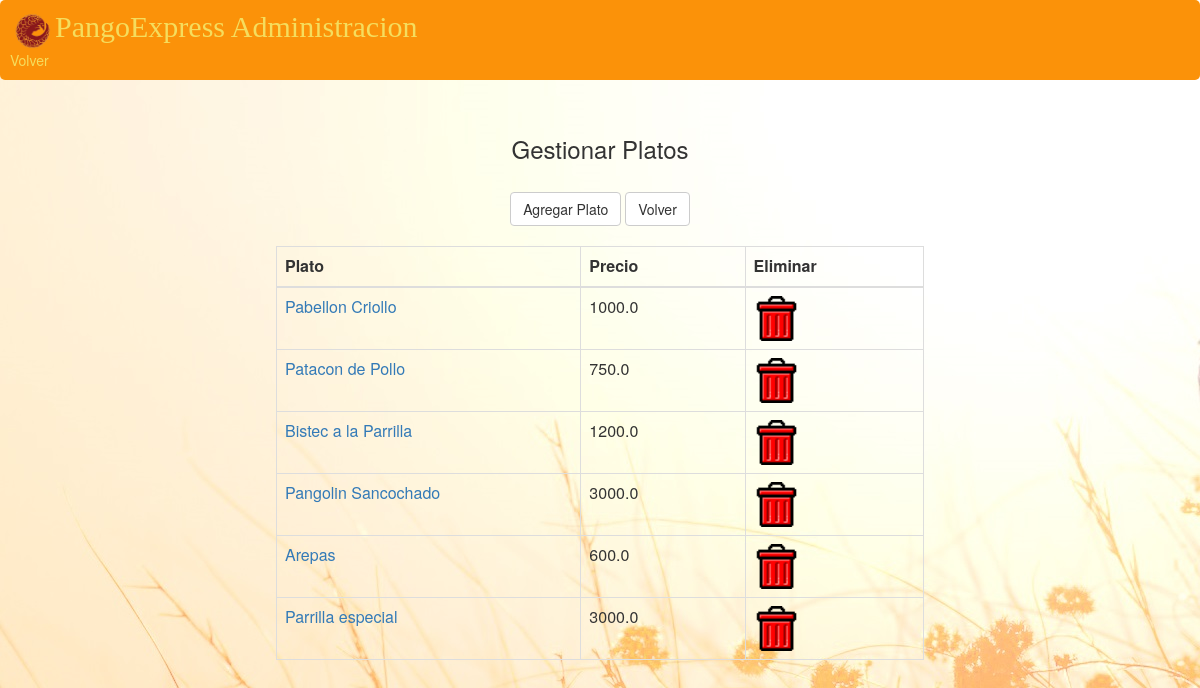
Screenshot of /administracion/gestionar_platos/ with the database file from the repository.
### menu/models.py (models this page shows, shortened)
class PLATO(models.Model):
    id = models.AutoField(primary_key=True)
    establecimiento = models.ForeignKey(RESTAURANT, null = True)
    nombre = models.CharField(max_length=50)
    precio = models.FloatField(validators=[validate_precio])
    path_img = models.FileField(null = True)
    descripcion = models.CharField(max_length = 500)
    rating = models.IntegerField(default = 0)
    class Meta:
        unique_together = ('establecimiento', 'nombre')

### administracion/views.py (the view)
# urls.py: url(r'^gestionar_platos/agregar/ingredientes/(?P<id_plato>[0-9]+)/$', views.agregar_ingredientes, name='agregar_ingredientes'),
def gestionar_platos(request):
    platos = PLATO.objects.all()
    context = { 'platos' : platos }
    return render(request, 'administracion/gestionarPlatos.html', context)

### administracion/templates/administracion/gestionarPlatos.html
{% extends 'administracion/adminLayout.html' %}
{% load bootstrap3 %}
{% load staticfiles %}
{% block main %}
    <h3> Gestionar Platos </h3>
    <br/>
    <a class="btn btn-default" href="{% url 'administracion:agregar_plato' %}">Agregar Plato</a>
    <a class="btn btn-default" href="{% url 'administracion:index' %}">Volver</a>
    <br/>
    <br/>
    <table class="table table-bordered">
        <thead>
            <tr>
                <th class="col-md-2"> Plato </th>
                <th class="col-md-1"> Precio </th>
                <th class="col-md-1"> Eliminar </th>
            </tr>
        </thead>
        <tbody>
            {% for plato in platos %}
                <tr>
                    <td class="col-md-2"><a href="{% url 'administracion:editar_plato' plato.id %}">{{plato.nombre}}</a></td>
                    <td class="col-md-1">{{plato.precio}}</td>
                    <td class="col-md-1"><a href="{% url 'administracion:eliminar_plato' plato.id %}"
                                            onclick="return confirm('Confirmar accion')" >
                                            <img src="{% static 'images/trash.png' %}">
                                        </a></td>
                </tr>
            {% endfor %}
        </tbody>
    </table>
{% endblock %}

### administracion/static/layoutStyle.css (style rules this page uses)
body { background: #d3d3d3 url('images/pan2.jpg'); top right no-repeat; background-attachment:fixed; }
img { width: 45px; }

### rows the page displays
PLATO: nombre "Pabellon Criollo", precio "1000.0"
PLATO: nombre "Patacon de Pollo", precio "750.0"
PLATO: nombre "Bistec a la Parrilla", precio "1200.0"
PLATO: nombre "Pangolin Sancochado", precio "3000.0"
PLATO: nombre "Arepas", precio "600.0"
PLATO: nombre "Parrilla especial", precio "3000.0"
